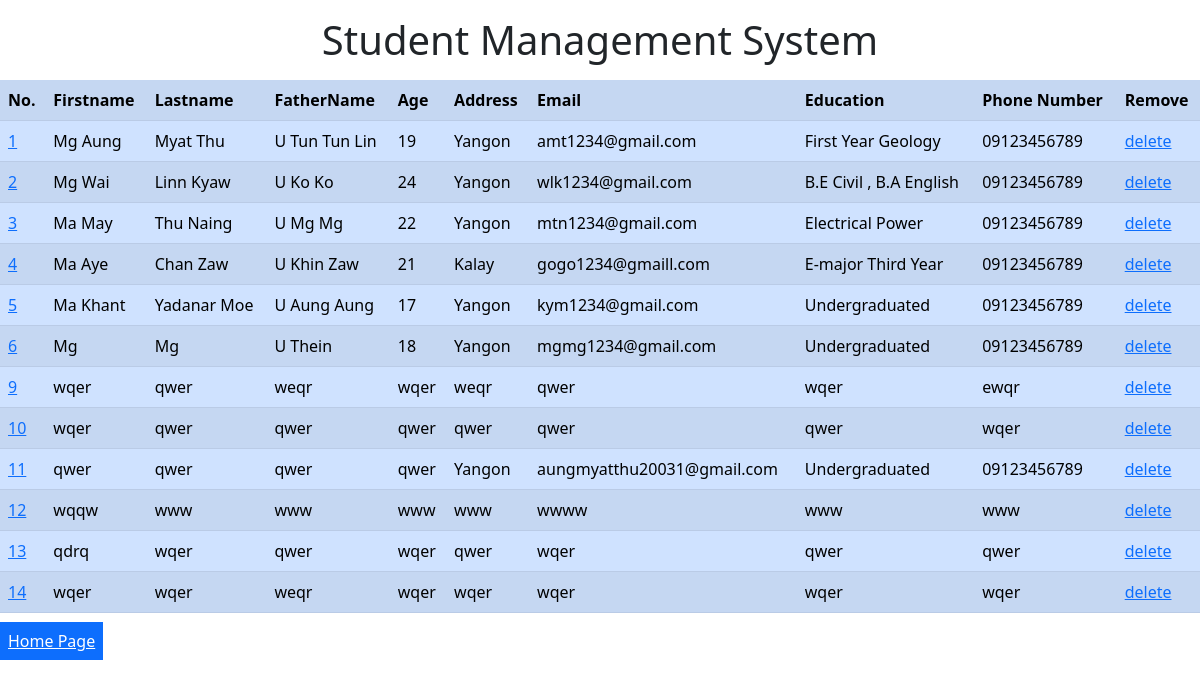
The app's page /index/ with its own data.
### members/models.py (models this page shows)
class Members(models.Model):
  firstname = models.CharField(max_length=255)
  lastname = models.CharField(max_length=255)
  fathername=models.CharField(max_length=255)
  age = models.CharField(max_length=255)
  address = models.CharField(max_length=255)
  email=models.CharField(max_length=255)
  education=models.CharField(max_length=255)
  hobby=models.CharField(max_length=255)

### members/views.py (the view)
# urls.py: path('index/', views.index, name='index'),
def index(request):
  mymembers = Members.objects.all().values()
  template = loader.get_template('myfirst.html')
  context = {
    'mymembers': mymembers,
  }
  return HttpResponse(template.render(context, request))

### members/templates/myfirst.html (shortened to what this page needs)
<!DOCTYPE html>
<html lang="en">
<head>
    <link href="https://cdn.jsdelivr.net/npm/bootstrap@5.0.2/dist/css/bootstrap.min.css" rel="stylesheet">
</head>
<body>
        <h1 class="text-center mt-3 mb-3">Student Management System</h1>
        <table class="table table-responsive table-primary table-striped" >
            <tr>
                <th>No.</th>
                <th>Firstname</th>
                <th>Lastname</th>
                <th>FatherName</th>
                <th>Age</th>
                <th>Address</th>
                <th>Email</th>
                <th>Education</th>
                <th>Phone Number</th>
                <th>Remove</th>
            </tr>
            {% for x in mymembers %}
            <tr>
            <td><a href="update/{{ x.id }}">{{ x.id }}</a></td>
            <td>{{ x.firstname }}</td>
            <td>{{ x.lastname }}</td>
            <td>{{ x.fathername }}</td>
            <td>{{ x.age }}</td>
            <td>{{ x.address }}</td>
            <td>{{ x.email }}</td>
            <td>{{ x.education }}</td>
            <td>{{ x.hobby }}</td>
            <td><a href="delete/{{ x.id }}">delete</a></td>
            </tr>
            {% endfor %}
            </table>
            <p class="">
                <a class="mt-4 bg-primary text-white p-2 text-center " href="../">Home Page</a>
                </p>
</body>
</html>

### members/templates/myfirst.html (style rules this page uses)
table { width: 90%; margin: auto; }

### records on screen
Members: id "1", firstname "Mg Aung", lastname "Myat Thu", fathername "U Tun Tun Lin", age "19", address "Yangon", email "amt1234@gmail.com", education "First Year Geology", hobby "09123456789"
Members: id "2", firstname "Mg Wai", lastname "Linn Kyaw", fathername "U Ko Ko", age "24", address "Yangon", email "wlk1234@gmail.com", education "B.E Civil , B.A English", hobby "09123456789"
Members: id "3", firstname "Ma May", lastname "Thu Naing", fathername "U Mg Mg", age "22", address "Yangon", email "mtn1234@gmail.com", education "Electrical Power", hobby "09123456789"
Members: id "4", firstname "Ma Aye", lastname "Chan Zaw", fathername "U Khin Zaw", age "21", address "Kalay", email "gogo1234@gmaill.com", education "E-major Third Year", hobby "09123456789"
Members: id "5", firstname "Ma Khant", lastname "Yadanar Moe", fathername "U Aung Aung", age "17", address "Yangon", email "kym1234@gmail.com", education "Undergraduated", hobby "09123456789"
Members: id "6", firstname "Mg", lastname "Mg", fathername "U Thein", age "18", address "Yangon", email "mgmg1234@gmail.com", education "Undergraduated", hobby "09123456789"
Members: id "9", firstname "wqer", lastname "qwer", fathername "weqr", age "wqer", address "weqr", email "qwer", education "wqer", hobby "ewqr"
Members: id "10", firstname "wqer", lastname "qwer", fathername "qwer", age "qwer", address "qwer", email "qwer", education "qwer", hobby "wqer"
Members: id "11", firstname "qwer", lastname "qwer", fathername "qwer", age "qwer", address "Yangon", email "aungmyatthu20031@gmail.com", education "Undergraduated", hobby "09123456789"
Members: id "12", firstname "wqqw", lastname "www", fathername "www", age "www", address "www", email "wwww", education "www", hobby "www"
Members: id "13", firstname "qdrq", lastname "wqer", fathername "qwer", age "wqer", address "qwer", email "wqer", education "qwer", hobby "qwer"
Members: id "14", firstname "wqer", lastname "wqer", fathername "weqr", age "wqer", address "wqer", email "wqer", education "wqer", hobby "wqer"
